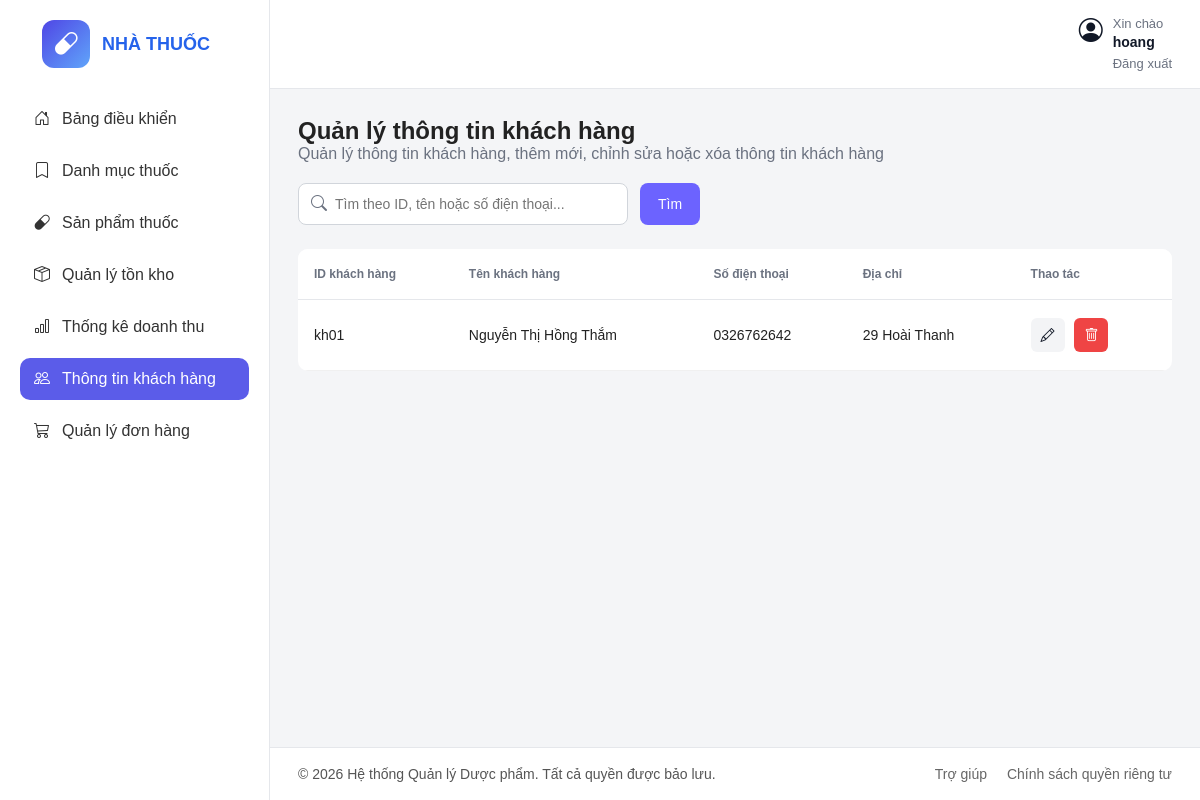
The app's page /dashboard/khach-hang/ (signed in), older data.
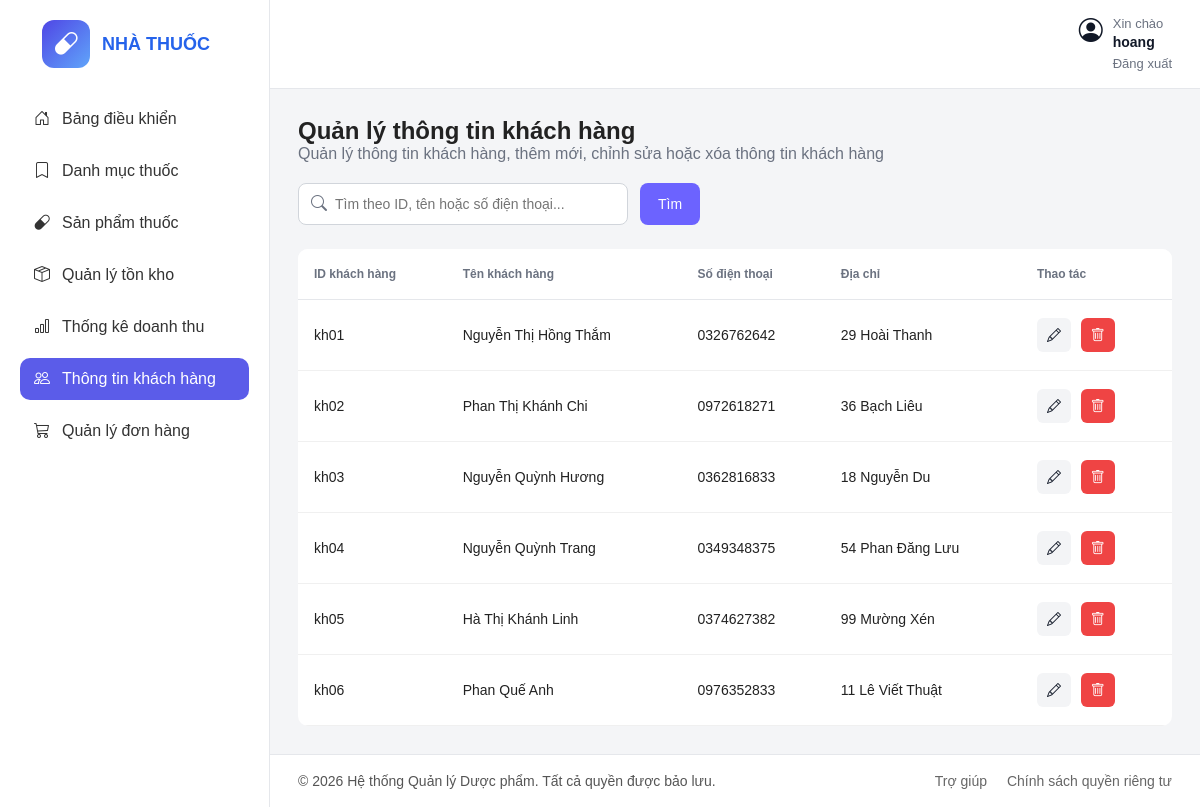
The same page, newer data.
### core/models.py (models this page shows, shortened)
class Customer(models.Model):
    user = models.OneToOneField(User, on_delete=models.CASCADE)
    full_name = models.CharField(max_length=100)
    address = models.CharField(max_length=255, blank=True)
    phone = models.CharField(max_length=20)
    avatar = models.ImageField(upload_to='avatars/', blank=True, null=True)

### core/views.py (the view, shortened to what this page needs)
# urls.py: path('dashboard/khach-hang/', views.admin_customers, name='admin_customers'),
@login_required
@user_passes_test(is_admin)
def admin_customers(request):
    keyword = request.GET.get('q', '').strip()
    customers = Customer.objects.select_related('user').all().order_by('id')
    return render(request, 'admin_panel/khachhang.html', {
        'customers': customers,
        'keyword': keyword,
    })

### core/views.py (called while the page is built)
def is_admin(user):
    return user.is_staff

### templates/admin_panel/khachhang.html (shortened to what this page needs)
{% load static %}
<!DOCTYPE html>
<html lang="vi">
<head>
  <link rel="stylesheet" href="{% static 'css/khachhang.css' %}" />
  <link rel="stylesheet" href="https://cdn.jsdelivr.net/npm/bootstrap-icons@1.11.3/font/bootstrap-icons.min.css" />
</head>
<body>
  <div class="container">
    <aside class="sidebar">
      <div class="logo">
        <div class="logo-icon">
          <i class="bi bi-capsule"></i>
        </div>
        <div>
          <h2>NHÀ THUỐC</h2>
        </div>
      </div>
      <ul class="menu">
        <li><a href="{% url 'dashboard' %}"><i class="bi bi-house-door"></i> Bảng điều khiển</a></li>
        <li><a href="{% url 'admin_categories' %}"><i class="bi bi-bookmark"></i> Danh mục thuốc</a></li>
        <li><a href="{% url 'admin_products' %}"><i class="bi bi-capsule"></i> Sản phẩm thuốc</a></li>
        <li><a href="{% url 'admin_inventory' %}"><i class="bi bi-box-seam"></i> Quản lý tồn kho</a></li>
        <li><a href="{% url 'admin_statistics' %}"><i class="bi bi-bar-chart"></i> Thống kê doanh thu</a></li>
        <li class="active"><a href="{% url 'admin_customers' %}"><i class="bi bi-people"></i> Thông tin khách hàng</a></li>
        <li><a href="{% url 'admin_orders' %}"><i class="bi bi-cart3"></i>Quản lý đơn hàng</a></li>
      </ul>
    </aside>
    <main class="main-content">
      <header class="topbar">
        <div class="topbar-right">
          <div class="user-info user-info-vertical">
            <i class="bi bi-person-circle"></i>
            <div>
              <span>Xin chào</span>
              <strong>{{ user.get_full_name|default:user.username }}</strong>
              <a href="{% url 'logout' %}" class="logout-link">Đăng xuất</a>
            </div>
          </div>
        </div>
      </header>
      <section class="titleql">
        <h2>Quản lý thông tin khách hàng</h2>
        <p class="subtitle">
          Quản lý thông tin khách hàng, thêm mới, chỉnh sửa hoặc xóa thông tin khách hàng
        </p>
        <div class="action-bar">
          <form method="get" action="{% url 'admin_customers' %}" class="search-form">
            <div class="small-search-box">
              <i class="bi bi-search"></i>
              <input
                type="text"
                name="q"
                value="{{ keyword|default:'' }}"
                placeholder="Tìm theo ID, tên hoặc số điện thoại..."
              />
            </div>
            <button type="submit" class="search-btn">Tìm</button>
          </form>
        </div>
        <div class="table-wrapper">
          <table>
            <thead>
              <tr>
                <th>ID khách hàng</th>
                <th>Tên khách hàng</th>
                <th>Số điện thoại</th>
                <th>Địa chỉ</th>
                <th>Thao tác</th>
              </tr>
            </thead>
            <tbody>
              {% for customer in customers %}
              <tr>
                <td>{{ customer.user.username }}</td>
                <td>{{ customer.full_name }}</td>
                <td>{{ customer.phone }}</td>
                <td>{{ customer.address }}</td>
                <td>
                  <button
                    type="button"
                    class="edit-btn open-edit-popup"
                    data-id="{{ customer.id }}"
                    data-username="{{ customer.user.username }}"
                    data-full-name="{{ customer.full_name }}"
                    data-phone="{{ customer.phone }}"
                    data-address="{{ customer.address }}"
                  >
                    <i class="bi bi-pencil"></i>
                  </button>
                  <form method="post"
                    action="{% url 'admin_customer_delete' customer.id %}"
                    style="display:inline"
                    onsubmit="return confirm('Bạn có chắc muốn xóa thông tin khách hàng này không?');">
                    <button type="submit" class="delete-btn">
                      <i class="bi bi-trash"></i>
                    </button>
                  </form>
                </td>
              </tr>
              {% empty %}
              <tr>
                <td colspan="5" class="empty-row">Không tìm thấy khách hàng phù hợp.</td>
              </tr>
              {% endfor %}
            </tbody>
          </table>
        </div>
      </section>
      <footer class="footer">
        <p>© 2026 Hệ thống Quản lý Dược phẩm. Tất cả quyền được bảo lưu.</p>
        <div class="footer-links">
          <a href="#">Trợ giúp</a>
          <a href="#">Chính sách quyền riêng tư</a>
        </div>
      </footer>
    </main>
  </div>
</body>
</html>

### static/css/khachhang.css (style rules this page uses)
* { margin: 0; padding: 0; box-sizing: border-box; font-family: sans-serif; }
body { background-color: #f4f5f7; color: #222; }
.container { display: flex; min-height: 100vh; }
.sidebar { width: 270px; background-color: #ffffff; border-right: 1px solid #e5e7eb; padding: 20px; }
.logo { display: flex; align-items: center; gap: 12px; margin-bottom: 30px; margin-left:22px; }
.logo-icon { width: 48px; height: 48px; border-radius: 12px; background: linear-gradient(135deg, #4f46e5, #60a5fa); color: white; display: flex; align-items: center; justify-content: center; font-size: 24px; }
.logo h2 { font-size: 18px; color: #2563eb; }
.menu { list-style: none; }
.menu li { margin-bottom: 10px; }
.menu li a { display: flex; align-items: center; gap: 12px; text-decoration: none; color: #333; padding: 12px 14px; border-radius: 10px; transition: 0.3s; }
.menu li a:hover, .menu li.active a { background-color: #5b5ce9; color: #fff; }
.main-content { flex: 1; display: flex; flex-direction: column; }
.topbar { background-color: #fff; border-bottom: 1px solid #e5e7eb; display: flex; justify-content: space-between; align-items: center; padding: 16px 28px; }
.topbar-right { display: flex; align-items: center; gap: 18px; }
.user-info { display: flex; align-items: center; gap: 10px; }
.user-info i { font-size: 24px; }
.user-info span { font-size: 13px; color: #666; display: block; }
.user-info strong { font-size: 14px; }
table { width: 100%; border-collapse: collapse; }
th, td { padding: 18px 12px; text-align: left; font-size: 14px; }
th { color: #777; font-weight: 600; }
tbody tr { border-top: 1px solid #f0f0f0; }
.footer { background: #fff; border-top: 1px solid #e5e7eb; padding: 18px 28px; display: flex; justify-content: space-between; align-items: center; font-size: 14px; color: #555; }
.footer-links { display: flex; gap: 20px; }
.footer-links a { text-decoration: none; color: #666; }
.subtitle { color: #6b7280; margin-bottom: 20px; }
.titleql { padding: 28px; flex: 1; }
.action-bar { display: flex; align-items: center; gap: 16px; margin-bottom: 24px; }
.small-search-box { width: 330px; height: 42px; border: 1px solid #d1d5db; border-radius: 8px; display: flex; align-items: center; padding: 0 12px; background-color: white; }
.small-search-box i { color: #6b7280; margin-right: 8px; }
.small-search-box input { border: none; outline: none; width: 100%; font-size: 14px; }
.table-wrapper { background-color: white; border-radius: 10px; overflow-x: auto; }
thead { background-color: #ffffff; }
thead th { text-align: left; font-size: 12px; color: #6b7280; padding: 18px 16px; border-bottom: 1px solid #e5e7eb; }
tbody td { padding: 18px 16px; border-bottom: 1px solid #f0f0f0; font-size: 14px; }
.edit-btn, .delete-btn { width: 34px; height: 34px; border: none; border-radius: 6px; cursor: pointer; margin-right: 6px; font-size: 14px; }
.edit-btn { background-color: #f3f4f6; color: #111827; }
.delete-btn { background-color: #ef4444; color: white; }
.topbar { background-color: #fff; border-bottom: 1px solid #e5e7eb; display: flex; justify-content: flex-end; align-items: center; padding: 16px 28px; }
.topbar-right { width: 100%; margin-left: auto; display: flex; justify-content: flex-end; align-items: center; }
.user-info, .user-info.user-info-vertical { display: flex; align-items: flex-start; gap: 10px; margin-left: auto; }
.user-info i { font-size: 24px; line-height: 1; margin-top: 2px; color: #111827; }
.user-info.user-info-vertical > div { display: flex; flex-direction: column; align-items: flex-start; gap: 2px; line-height: 1.25; }
.user-info span { display: block; font-size: 13px; color: #6b7280; }
.user-info strong { display: block; font-size: 14px; font-weight: 600; color: #111827; }
.logout-link { display: block; margin-top: 2px; font-size: 13px; color: #6b7280; text-decoration: none; }
.search-form { display: flex; align-items: center; gap: 12px; }
.search-btn { height: 42px; padding: 0 18px; border: none; border-radius: 8px; background-color: #6c63ff; color: white; font-size: 14px; cursor: pointer; }

Row changes from the older to the newer data that the page shows:
added Customer: user.username "kh02", full_name "Phan Thị Khánh Chi", phone "0972618271", address "36 Bạch Liêu"
added Customer: user.username "kh03", full_name "Nguyễn Quỳnh Hương", phone "0362816833", address "18 Nguyễn Du"
added Customer: user.username "kh04", full_name "Nguyễn Quỳnh Trang", phone "0349348375", address "54 Phan Đăng Lưu"
added Customer: user.username "kh05", full_name "Hà Thị Khánh Linh", phone "0374627382", address "99 Mường Xén"
added Customer: user.username "kh06", full_name "Phan Quế Anh", phone "0976352833", address "11 Lê Viết Thuật"
